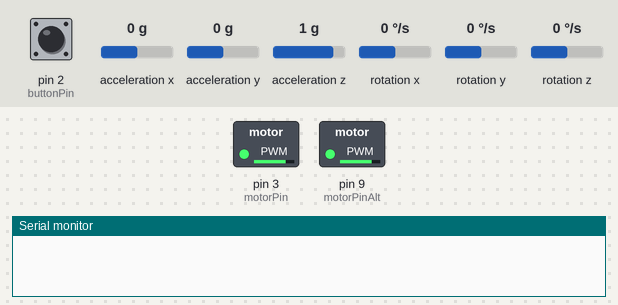
Recording of a sketch running on a simulated Arduino Nano, built with avr-gcc and run on an emulated ATmega328P. Parts: switched loads named in the sketch (green lamp = pin HIGH), the last lines printed to the serial monitor. Wiring (inferred from the names in the program): MPU-6050 motion sensor at I2C address 0x68. The test bench sets the inputs (shaded band); at power-on: acceleration z 1 g, acceleration y 0 g, pin 2 (buttonPin) HIGH, acceleration x 0 g, rotation x 0 °/s, rotation y 0 °/s, rotation z 0 °/s.

Above: at 0.1 s.
At 1.3 s:
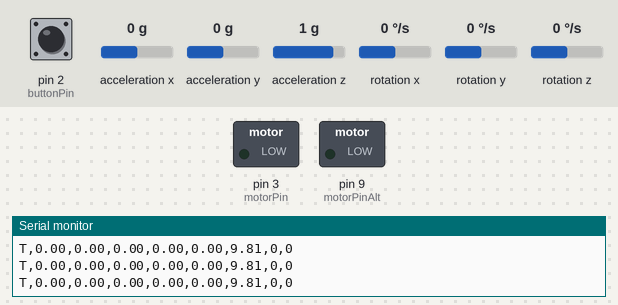
1.4 s: acceleration z set to -1.4 g
4.4 s: acceleration y set to -1.4 g
7.4 s: pin 2 (buttonPin) pulled LOW for 3.2 s
At 8.7 s:
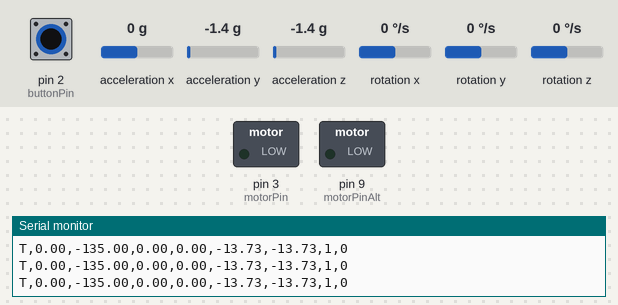
13.6 s: acceleration x set to -1.4 g
Timing chart, 0 to 16.6 s (numbered marks = the images above; inputs shaded):
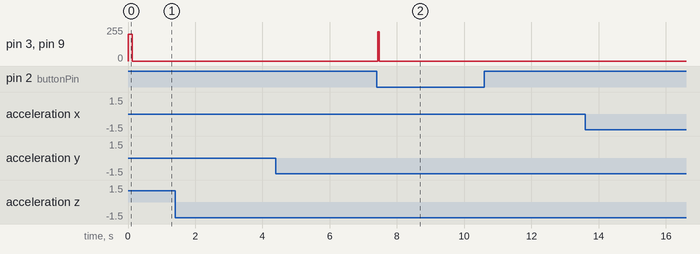

The sketch:

airtouch_firmware.ino
```cpp
/**
 * AirTouch Firmware — Arduino Nano (ATmega328P)
 *
 * Hardware Wiring:
 * - MPU-6050 (I2C 0x68): SDA -> A4, SCL -> A5, VCC -> 5V (or 3V3), GND -> GND
 * - Pushbutton Switch: Pin 2 (D2) -> GND (Active LOW, internal INPUT_PULLUP)
 * - Vibration Motor: Pin 3 (D3) (PWM via Timer2, analogWrite 0-255)
 *
 * Target FQBN: arduino:avr:nano:cpu=atmega328old (or cpu=atmega328)
 */

#include <Wire.h>

const int MPU_ADDR = 0x68;
const int buttonPin   = 2; // Pushbutton on Pin 2 (Active LOW)
const int motorPin    = 3; // Vibration motor primary PWM on Pin 3 (Timer 2)
const int motorPinAlt = 9; // Vibration motor alternate PWM on Pin 9 (Timer 1 per ARCHITECTURE.md)

// MPU-6050 State & Auto-Reconnect Recovery
bool mpuConnected = false;
unsigned long lastMpuRetryTime = 0;

// Orientation tracking (Complementary Filter)
float roll = 0.0f;
float pitch = 0.0f;
float yaw = 0.0f;
float ax = 0.0f;
float ay = 0.0f;
float az = 9.80665f;

float rollOffset = 0.0f;
float pitchOffset = 0.0f;
float yawOffset = 0.0f;

unsigned long lastImuTime = 0;
unsigned long lastTelemetryTime = 0;

// Non-blocking Haptics Timer
unsigned long hapticEndTime = 0;
bool hapticActive = false;

// Button Debounce and Click State Machine
int lastButtonReading = HIGH;
int buttonState = HIGH;
unsigned long lastDebounceTime = 0;
const unsigned long debounceDelay = 25;

unsigned long pressStartTime = 0;
unsigned long lastReleaseTime = 0;
int clickCount = 0;
const unsigned long doubleClickGap = 300;
uint8_t pendingClickEvent = 0;

// Non-blocking Serial Buffer (32 bytes to preserve ATmega328P SRAM)
char serialBuffer[32];
uint8_t serialBufferIdx = 0;

bool initMPU() {
  Wire.beginTransmission(MPU_ADDR);
  Wire.write(0x6B); // PWR_MGMT_1 register
  Wire.write(0);    // Wake up MPU-6050 (clear SLEEP bit)
  byte err = Wire.endTransmission(true);

  if (err == 0) {
    // Configure Digital Low Pass Filter (DLPF = 42Hz) to suppress motor vibration spikes
    Wire.beginTransmission(MPU_ADDR);
    Wire.write(0x1A); // CONFIG
    Wire.write(0x03); // 42Hz bandwidth filter
    Wire.endTransmission(true);

    mpuConnected = true;
    return true;
  }
  mpuConnected = false;
  return false;
}

void parseSerialCommand(const char* cmd) {
  if (cmd == NULL || cmd[0] == '\0') return;

  char type = cmd[0];
  if (type == 'H') {
    // H,<pwm>,<duration_ms>
    const char* firstComma = strchr(cmd, ',');
    if (firstComma != NULL) {
      const char* secondComma = strchr(firstComma + 1, ',');
      int pwm = atoi(firstComma + 1);
      unsigned long duration = (secondComma != NULL) ? strtoul(secondComma + 1, NULL, 10) : 0;

      pwm = constrain(pwm, 0, 255);
      analogWrite(motorPin, pwm);
      analogWrite(motorPinAlt, pwm);

      if (pwm > 0 && duration > 0) {
        hapticEndTime = millis() + duration;
        hapticActive = true;
      } else {
        hapticActive = false;
        analogWrite(motorPin, 0);
        analogWrite(motorPinAlt, 0);
      }
    }
  } else if (type == 'Z') {
    // Recenter / Zero offsets directly to current absolute angles
    rollOffset = roll;
    pitchOffset = pitch;
    yawOffset = yaw;
  } else if (type == 'C') {
    // C,<r>,<g>,<b> — Front Optical LED Color Command
    // Front optical beacon is physical 5mm Blue LED for webcam tracking;
    // Command is accepted and acknowledged safely without serial buffer error.
  }
}

void checkSerialInput() {
  while (Serial.available() > 0) {
    char c = Serial.read();
    if (c == '\n' || c == '\r') {
      if (serialBufferIdx > 0) {
        serialBuffer[serialBufferIdx] = '\0';
        parseSerialCommand(serialBuffer);
        serialBufferIdx = 0;
      }
    } else if (serialBufferIdx < sizeof(serialBuffer) - 1) {
      serialBuffer[serialBufferIdx++] = c;
    }
  }
}

void updateButtonState() {
  int reading = digitalRead(buttonPin);

  if (reading != lastButtonReading) {
    lastDebounceTime = millis();
  }

  if ((millis() - lastDebounceTime) > debounceDelay) {
    if (reading != buttonState) {
      buttonState = reading;

      if (buttonState == LOW) {
        pressStartTime = millis();
        clickCount++;

        // Instant hardware tactile haptic click pulse on button press (both Pin 3 & Pin 9)
        analogWrite(motorPin, 220);
        analogWrite(motorPinAlt, 220);
        hapticEndTime = millis() + 45;
        hapticActive = true;
      } else {
        lastReleaseTime = millis();
      }
    }
  }

  lastButtonReading = reading;

  if (clickCount > 0 && (millis() - lastReleaseTime) > doubleClickGap && buttonState == HIGH) {
    if (clickCount == 1) pendingClickEvent = 1;
    else if (clickCount >= 2) pendingClickEvent = 2;
    clickCount = 0;
  }
}

void setup() {
  Serial.begin(115200);
  Wire.begin();
  Wire.setClock(400000L); // 400kHz fast I2C
  Wire.setWireTimeout(25000, true); // 25ms timeout, reset I2C hardware on hang

  pinMode(buttonPin, INPUT_PULLUP);
  pinMode(motorPin, OUTPUT);
  pinMode(motorPinAlt, OUTPUT);
  analogWrite(motorPin, 0);
  analogWrite(motorPinAlt, 0);

  // Initialize MPU-6050 with auto-recovery
  if (!initMPU()) {
    Serial.println(F("ERR: MPU-6050 offline at startup. Auto-reconnect enabled."));
  }

  // Startup haptic confirmation chirp (strong 200 PWM on both Pin 3 & Pin 9)
  analogWrite(motorPin, 200);
  analogWrite(motorPinAlt, 200);
  delay(120);
  analogWrite(motorPin, 0);
  analogWrite(motorPinAlt, 0);

  lastImuTime = micros();
  lastTelemetryTime = millis();
}

void loop() {
  // 1. Process incoming serial commands
  checkSerialInput();

  // 2. Non-blocking haptic timer
  if (hapticActive && millis() >= hapticEndTime) {
    analogWrite(motorPin, 0);
    analogWrite(motorPinAlt, 0);
    hapticActive = false;
  }

  // 3. Update button state
  updateButtonState();

  unsigned long nowMillis = millis();

  // 4. Read MPU-6050 sensor data with Fault-Tolerant Auto-Reconnect
  unsigned long nowMicros = micros();
  float dt = (nowMicros - lastImuTime) / 1000000.0f;
  if (dt <= 0.0f || dt > 0.1f) dt = 0.01f;
  lastImuTime = nowMicros;

  int16_t rawAcX = 0, rawAcY = 0, rawAcZ = 0;
  int16_t rawGyX = 0, rawGyY = 0, rawGyZ = 0;

  Wire.beginTransmission(MPU_ADDR);
  Wire.write(0x3B);
  byte txErr = Wire.endTransmission(false);

  if (txErr == 0 && Wire.requestFrom(MPU_ADDR, 14, true) == 14) {
    mpuConnected = true;
    rawAcX = (Wire.read() << 8) | Wire.read();
    rawAcY = (Wire.read() << 8) | Wire.read();
    rawAcZ = (Wire.read() << 8) | Wire.read();
    Wire.read(); Wire.read(); // Skip Tmp
    rawGyX = (Wire.read() << 8) | Wire.read();
    rawGyY = (Wire.read() << 8) | Wire.read();
    rawGyZ = (Wire.read() << 8) | Wire.read();

    // Convert raw values (±2g range: 16384 LSB/g, ±250 deg/s range: 131.0 LSB/deg/s)
    ax = (rawAcX / 16384.0f) * 9.80665f; // m/s^2
    ay = (rawAcY / 16384.0f) * 9.80665f;
    az = (rawAcZ / 16384.0f) * 9.80665f;

    float gyroRateX = rawGyX / 131.0f; // deg/s
    float gyroRateY = rawGyY / 131.0f;
    float gyroRateZ = rawGyZ / 131.0f;

    // Physical Wand Orientation Alignment:
    // - Pitch: Tilting the wand tip up and down (rotation around X-axis)
    // - Roll:  Twisting the wand barrel between fingers (rotation around Y-axis)
    // - Yaw:   Sweeping the wand tip left and right (rotation around Z-axis)
    float accPitch = atan2(ay, az) * 57.29578f;
    float accRoll  = atan2(-ax, sqrt(ay * ay + az * az)) * 57.29578f;

    pitch = 0.98f * (pitch + gyroRateX * dt) + 0.02f * accPitch;
    roll  = 0.98f * (roll + gyroRateY * dt) + 0.02f * accRoll;
    yaw   = yaw + gyroRateZ * dt;
  } else {
    mpuConnected = false;
    // Periodic auto-reconnect retry every 250ms when I2C communication drops
    if (nowMillis - lastMpuRetryTime >= 250) {
      lastMpuRetryTime = nowMillis;
      initMPU();
    }
  }

  // 5. Emit Telemetry at 100 Hz (every 10 ms)
  if (nowMillis - lastTelemetryTime >= 10) {
    lastTelemetryTime = nowMillis;

    float outRoll  = roll - rollOffset;
    float outPitch = pitch - pitchOffset;
    float outYaw   = yaw - yawOffset;

    uint8_t btnOutput = (buttonState == LOW) ? 1 : 0;
    uint8_t eventToSend = pendingClickEvent;
    pendingClickEvent = 0;

    // Compact CSV protocol: T,<roll>,<pitch>,<yaw>,<ax>,<ay>,<az>,<btn>,<clickEvent>
    Serial.print(F("T,"));
    Serial.print(outRoll, 2);
    Serial.print(F(","));
    Serial.print(outPitch, 2);
    Serial.print(F(","));
    Serial.print(outYaw, 2);
    Serial.print(F(","));
    Serial.print(ax, 2);
    Serial.print(F(","));
    Serial.print(ay, 2);
    Serial.print(F(","));
    Serial.print(az, 2);
    Serial.print(F(","));
    Serial.print(btnOutput);
    Serial.print(F(","));
    Serial.println(eventToSend);
  }
}
```

Measured:
- after the input at 7.4 s, pin 3 (motorPin), pin 9 (motorPinAlt): 0/255 → 220/255 at once, → 0/255 0.05 s later
